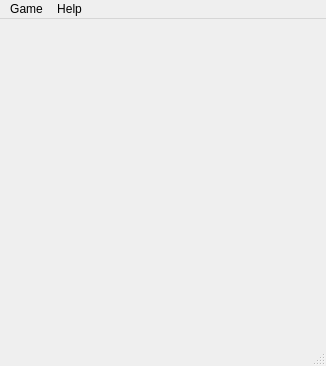
<?xml version="1.0" encoding="UTF-8"?>
<ui version="4.0">
 <class>Othello</class>
 <widget class="QMainWindow" name="Othello">
  <property name="geometry">
   <rect>
    <x>0</x>
    <y>0</y>
    <width>326</width>
    <height>366</height>
   </rect>
  </property>
  <property name="windowTitle">
   <string>Othello</string>
  </property>
  <widget class="QWidget" name="centralWidget"/>
  <widget class="QMenuBar" name="menuBar">
   <property name="geometry">
    <rect>
     <x>0</x>
     <y>0</y>
     <width>326</width>
     <height>22</height>
    </rect>
   </property>
   <widget class="QMenu" name="menuGame">
    <property name="title">
     <string>Game</string>
    </property>
    <addaction name="actionNew_Game"/>
    <addaction name="separator"/>
    <addaction name="actionExit"/>
   </widget>
   <widget class="QMenu" name="menuAbout">
    <property name="title">
     <string>Help</string>
    </property>
    <addaction name="actionHow_to_play"/>
    <addaction name="actionAbout"/>
   </widget>
   <addaction name="menuGame"/>
   <addaction name="menuAbout"/>
  </widget>
  <widget class="QStatusBar" name="statusBar"/>
  <action name="actionNew_Game">
   <property name="text">
    <string>New Game</string>
   </property>
   <property name="shortcut">
    <string>Ctrl+N</string>
   </property>
  </action>
  <action name="actionHow_to_play">
   <property name="text">
    <string>How to play</string>
   </property>
   <property name="shortcut">
    <string>F1</string>
   </property>
  </action>
  <action name="actionAbout">
   <property name="text">
    <string>About</string>
   </property>
  </action>
  <action name="actionExit">
   <property name="text">
    <string>Exit</string>
   </property>
   <property name="shortcut">
    <string>Ctrl+Q</string>
   </property>
  </action>
 </widget>
 <layoutdefault spacing="6" margin="11"/>
 <resources/>
 <connections/>
</ui>
